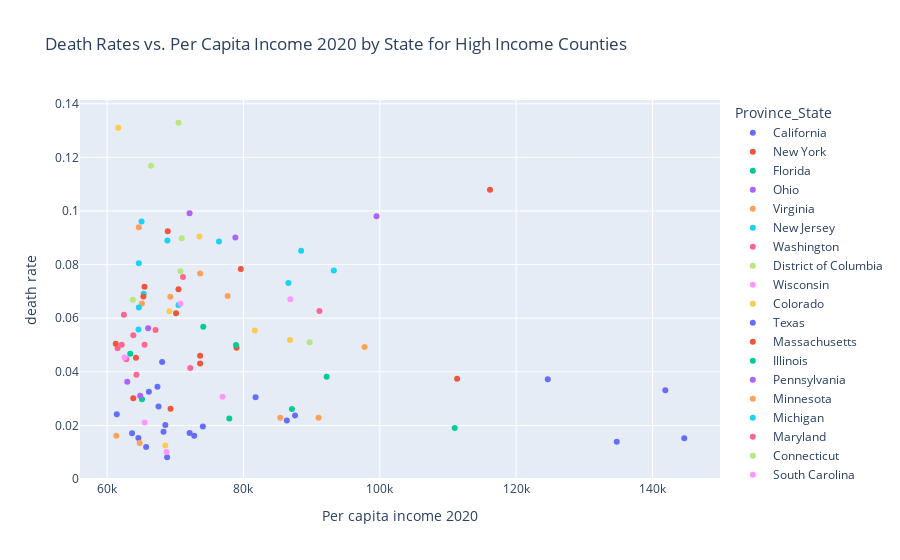

The code cell stored with this chart in its notebook:
### Markdown cell above
Scatter Plot of High Income Couunties by Death Rate:

### Code cell
px.scatter(high_income_counties, 
                 x='Per capita income 2020', 
                 y='death rate', 
                 color='Province_State', 
                 title='Death Rates vs. Per Capita Income 2020 by State for High Income Counties')

### Figure 1 — Plotly figure (JSON) as saved in the notebook; plotly's stock layout.template omitted (floating-point values rounded to 4 significant figures)
{"data": [{"hovertemplate": "Province_State=California<br>Per capita income 2020=%{x}<br>death rate=%{y}<extra></extra>", "legendgroup": "California", "marker": {"color": "#636efa", "symbol": "circle"}, "mode": "markers", "name": "California", "orientation": "v", "showlegend": true, "type": "scatter", "x": [144658, 141882, 134758, 124637, 87561, 86359, 74046, 68801, 68273, 67536, 67383], "xaxis": "x", "y": [0.01525, 0.03314, 0.01393, 0.03724, 0.02374, 0.02185, 0.01962, 0.008135, 0.01764, 0.02707, 0.03442], "yaxis": "y"}, {"hovertemplate": "Province_State=New York<br>Per capita income 2020=%{x}<br>death rate=%{y}<extra></extra>", "legendgroup": "New York", "marker": {"color": "#EF553B", "symbol": "circle"}, "mode": "markers", "name": "New York", "orientation": "v", "showlegend": true, "type": "scatter", "x": [116165, 111340, 78980.0, 73639, 69305, 64228, 63835], "xaxis": "x", "y": [0.108, 0.03737, 0.04897, 0.0431, 0.0262, 0.04529, 0.03014], "yaxis": "y"}, {"hovertemplate": "Province_State=Florida<br>Per capita income 2020=%{x}<br>death rate=%{y}<extra></extra>", "legendgroup": "Florida", "marker": {"color": "#00cc96", "symbol": "circle"}, "mode": "markers", "name": "Florida", "orientation": "v", "showlegend": true, "type": "scatter", "x": [110993, 92202, 87110, 74102], "xaxis": "x", "y": [0.01902, 0.03818, 0.02615, 0.05678], "yaxis": "y"}, {"hovertemplate": "Province_State=Ohio<br>Per capita income 2020=%{x}<br>death rate=%{y}<extra></extra>", "legendgroup": "Ohio", "marker": {"color": "#ab63fa", "symbol": "circle"}, "mode": "markers", "name": "Ohio", "orientation": "v", "showlegend": true, "type": "scatter", "x": [99517, 72092], "xaxis": "x", "y": [0.09802, 0.09912], "yaxis": "y"}, {"hovertemplate": "Province_State=Virginia<br>Per capita income 2020=%{x}<br>death rate=%{y}<extra></extra>", "legendgroup": "Virginia", "marker": {"color": "#FFA15A", "symbol": "circle"}, "mode": "markers", "name": "Virginia", "orientation": "v", "showlegend": true, "type": "scatter", "x": [97751, 91012, 85393, 73639, 69268, 65092], "xaxis": "x", "y": [0.04931, 0.02283, 0.02287, 0.07671, 0.06797, 0.06553], "yaxis": "y"}, {"hovertemplate": "Province_State=New Jersey<br>Per capita income 2020=%{x}<br>death rate=%{y}<extra></extra>", "legendgroup": "New Jersey", "marker": {"color": "#19d3f3", "symbol": "circle"}, "mode": "markers", "name": "New Jersey", "orientation": "v", "showlegend": true, "type": "scatter", "x": [93251, 88461, 86588, 70467, 68836, 65369, 65047, 64653], "xaxis": "x", "y": [0.07777, 0.08522, 0.07319, 0.06492, 0.08904, 0.06914, 0.09606, 0.06398], "yaxis": "y"}, {"hovertemplate": "Province_State=Washington<br>Per capita income 2020=%{x}<br>death rate=%{y}<extra></extra>", "legendgroup": "Washington", "marker": {"color": "#FF6692", "symbol": "circle"}, "mode": "markers", "name": "Washington", "orientation": "v", "showlegend": true, "type": "scatter", "x": [91139, 62805], "xaxis": "x", "y": [0.06269, 0.0447], "yaxis": "y"}, {"hovertemplate": "Province_State=District of Columbia<br>Per capita income 2020=%{x}<br>death rate=%{y}<extra></extra>", "legendgroup": "District of Columbia", "marker": {"color": "#B6E880", "symbol": "circle"}, "mode": "markers", "name": "District of Columbia", "orientation": "v", "showlegend": true, "type": "scatter", "x": [89703], "xaxis": "x", "y": [0.05104], "yaxis": "y"}, {"hovertemplate": "Province_State=Wisconsin<br>Per capita income 2020=%{x}<br>death rate=%{y}<extra></extra>", "legendgroup": "Wisconsin", "marker": {"color": "#FF97FF", "symbol": "circle"}, "mode": "markers", "name": "Wisconsin", "orientation": "v", "showlegend": true, "type": "scatter", "x": [86875, 76931, 65500], "xaxis": "x", "y": [0.06713, 0.03071, 0.02106], "yaxis": "y"}, {"hovertemplate": "Province_State=Colorado<br>Per capita income 2020=%{x}<br>death rate=%{y}<extra></extra>", "legendgroup": "Colorado", "marker": {"color": "#FECB52", "symbol": "circle"}, "mode": "markers", "name": "Colorado", "orientation": "v", "showlegend": true, "type": "scatter", "x": [86823, 81673, 73540, 69132], "xaxis": "x", "y": [0.0519, 0.05543, 0.09045, 0.06263], "yaxis": "y"}, {"hovertemplate": "Province_State=Texas<br>Per capita income 2020=%{x}<br>death rate=%{y}<extra></extra>", "legendgroup": "Texas", "marker": {"color": "#636efa", "symbol": "circle"}, "mode": "markers", "name": "Texas", "orientation": "v", "showlegend": true, "type": "scatter", "x": [81774, 72771, 72105, 68537, 68067, 66119, 64582, 63655], "xaxis": "x", "y": [0.03052, 0.01618, 0.01721, 0.02019, 0.04369, 0.03257, 0.01533, 0.01707], "yaxis": "y"}, {"hovertemplate": "Province_State=Massachusetts<br>Per capita income 2020=%{x}<br>death rate=%{y}<extra></extra>", "legendgroup": "Massachusetts", "marker": {"color": "#EF553B", "symbol": "circle"}, "mode": "markers", "name": "Massachusetts", "orientation": "v", "showlegend": true, "type": "scatter", "x": [79606, 73639, 70467, 70110.0, 68893, 65320.0], "xaxis": "x", "y": [0.0784, 0.046, 0.07079, 0.06188, 0.09249, 0.06812], "yaxis": "y"}, {"hovertemplate": "Province_State=Illinois<br>Per capita income 2020=%{x}<br>death rate=%{y}<extra></extra>", "legendgroup": "Illinois", "marker": {"color": "#00cc96", "symbol": "circle"}, "mode": "markers", "name": "Illinois", "orientation": "v", "showlegend": true, "type": "scatter", "x": [78904, 77922, 63390.0], "xaxis": "x", "y": [0.05003, 0.0226, 0.04676], "yaxis": "y"}, {"hovertemplate": "Province_State=Pennsylvania<br>Per capita income 2020=%{x}<br>death rate=%{y}<extra></extra>", "legendgroup": "Pennsylvania", "marker": {"color": "#ab63fa", "symbol": "circle"}, "mode": "markers", "name": "Pennsylvania", "orientation": "v", "showlegend": true, "type": "scatter", "x": [78810, 66014], "xaxis": "x", "y": [0.09011, 0.05625], "yaxis": "y"}, {"hovertemplate": "Province_State=Minnesota<br>Per capita income 2020=%{x}<br>death rate=%{y}<extra></extra>", "legendgroup": "Minnesota", "marker": {"color": "#FFA15A", "symbol": "circle"}, "mode": "markers", "name": "Minnesota", "orientation": "v", "showlegend": true, "type": "scatter", "x": [77672, 64650.0, 61338], "xaxis": "x", "y": [0.06829, 0.09395, 0.01618], "yaxis": "y"}, {"hovertemplate": "Province_State=Michigan<br>Per capita income 2020=%{x}<br>death rate=%{y}<extra></extra>", "legendgroup": "Michigan", "marker": {"color": "#19d3f3", "symbol": "circle"}, "mode": "markers", "name": "Michigan", "orientation": "v", "showlegend": true, "type": "scatter", "x": [76404, 64606], "xaxis": "x", "y": [0.08866, 0.05578], "yaxis": "y"}, {"hovertemplate": "Province_State=Maryland<br>Per capita income 2020=%{x}<br>death rate=%{y}<extra></extra>", "legendgroup": "Maryland", "marker": {"color": "#FF6692", "symbol": "circle"}, "mode": "markers", "name": "Maryland", "orientation": "v", "showlegend": true, "type": "scatter", "x": [72194, 71124, 67104, 65495, 63845, 62459, 62146], "xaxis": "x", "y": [0.04143, 0.07534, 0.0556, 0.05014, 0.05362, 0.06133, 0.05015], "yaxis": "y"}, {"hovertemplate": "Province_State=Connecticut<br>Per capita income 2020=%{x}<br>death rate=%{y}<extra></extra>", "legendgroup": "Connecticut", "marker": {"color": "#B6E880", "symbol": "circle"}, "mode": "markers", "name": "Connecticut", "orientation": "v", "showlegend": true, "type": "scatter", "x": [70947, 70760.0, 70467, 66436], "xaxis": "x", "y": [0.0898, 0.0775, 0.1329, 0.1169], "yaxis": "y"}, {"hovertemplate": "Province_State=South Carolina<br>Per capita income 2020=%{x}<br>death rate=%{y}<extra></extra>", "legendgroup": "South Carolina", "marker": {"color": "#FF97FF", "symbol": "circle"}, "mode": "markers", "name": "South Carolina", "orientation": "v", "showlegend": true, "type": "scatter", "x": [70760.0, 68698], "xaxis": "x", "y": [0.0655, 0.01011], "yaxis": "y"}, {"hovertemplate": "Province_State=Tennessee<br>Per capita income 2020=%{x}<br>death rate=%{y}<extra></extra>", "legendgroup": "Tennessee", "marker": {"color": "#FECB52", "symbol": "circle"}, "mode": "markers", "name": "Tennessee", "orientation": "v", "showlegend": true, "type": "scatter", "x": [68537], "xaxis": "x", "y": [0.01255], "yaxis": "y"}, {"hovertemplate": "Province_State=North Carolina<br>Per capita income 2020=%{x}<br>death rate=%{y}<extra></extra>", "legendgroup": "North Carolina", "marker": {"color": "#636efa", "symbol": "circle"}, "mode": "markers", "name": "North Carolina", "orientation": "v", "showlegend": true, "type": "scatter", "x": [65717], "xaxis": "x", "y": [0.01196], "yaxis": "y"}, {"hovertemplate": "Province_State=Louisiana<br>Per capita income 2020=%{x}<br>death rate=%{y}<extra></extra>", "legendgroup": "Louisiana", "marker": {"color": "#EF553B", "symbol": "circle"}, "mode": "markers", "name": "Louisiana", "orientation": "v", "showlegend": true, "type": "scatter", "x": [65486], "xaxis": "x", "y": [0.07171], "yaxis": "y"}, {"hovertemplate": "Province_State=Nevada<br>Per capita income 2020=%{x}<br>death rate=%{y}<extra></extra>", "legendgroup": "Nevada", "marker": {"color": "#00cc96", "symbol": "circle"}, "mode": "markers", "name": "Nevada", "orientation": "v", "showlegend": true, "type": "scatter", "x": [65110], "xaxis": "x", "y": [0.02977], "yaxis": "y"}, {"hovertemplate": "Province_State=Oregon<br>Per capita income 2020=%{x}<br>death rate=%{y}<extra></extra>", "legendgroup": "Oregon", "marker": {"color": "#ab63fa", "symbol": "circle"}, "mode": "markers", "name": "Oregon", "orientation": "v", "showlegend": true, "type": "scatter", "x": [64848, 62954], "xaxis": "x", "y": [0.03109, 0.0363], "yaxis": "y"}, {"hovertemplate": "Province_State=South Dakota<br>Per capita income 2020=%{x}<br>death rate=%{y}<extra></extra>", "legendgroup": "South Dakota", "marker": {"color": "#FFA15A", "symbol": "circle"}, "mode": "markers", "name": "South Dakota", "orientation": "v", "showlegend": true, "type": "scatter", "x": [64774], "xaxis": "x", "y": [0.01341], "yaxis": "y"}, {"hovertemplate": "Province_State=Missouri<br>Per capita income 2020=%{x}<br>death rate=%{y}<extra></extra>", "legendgroup": "Missouri", "marker": {"color": "#19d3f3", "symbol": "circle"}, "mode": "markers", "name": "Missouri", "orientation": "v", "showlegend": true, "type": "scatter", "x": [64650.0], "xaxis": "x", "y": [0.08048], "yaxis": "y"}, {"hovertemplate": "Province_State=New Hampshire<br>Per capita income 2020=%{x}<br>death rate=%{y}<extra></extra>", "legendgroup": "New Hampshire", "marker": {"color": "#FF6692", "symbol": "circle"}, "mode": "markers", "name": "New Hampshire", "orientation": "v", "showlegend": true, "type": "scatter", "x": [64297, 61530.0], "xaxis": "x", "y": [0.03894, 0.04878], "yaxis": "y"}, {"hovertemplate": "Province_State=Vermont<br>Per capita income 2020=%{x}<br>death rate=%{y}<extra></extra>", "legendgroup": "Vermont", "marker": {"color": "#B6E880", "symbol": "circle"}, "mode": "markers", "name": "Vermont", "orientation": "v", "showlegend": true, "type": "scatter", "x": [63772], "xaxis": "x", "y": [0.06686], "yaxis": "y"}, {"hovertemplate": "Province_State=Georgia<br>Per capita income 2020=%{x}<br>death rate=%{y}<extra></extra>", "legendgroup": "Georgia", "marker": {"color": "#FF97FF", "symbol": "circle"}, "mode": "markers", "name": "Georgia", "orientation": "v", "showlegend": true, "type": "scatter", "x": [62551], "xaxis": "x", "y": [0.04539], "yaxis": "y"}, {"hovertemplate": "Province_State=Indiana<br>Per capita income 2020=%{x}<br>death rate=%{y}<extra></extra>", "legendgroup": "Indiana", "marker": {"color": "#FECB52", "symbol": "circle"}, "mode": "markers", "name": "Indiana", "orientation": "v", "showlegend": true, "type": "scatter", "x": [61644], "xaxis": "x", "y": [0.131], "yaxis": "y"}, {"hovertemplate": "Province_State=Oklahoma<br>Per capita income 2020=%{x}<br>death rate=%{y}<extra></extra>", "legendgroup": "Oklahoma", "marker": {"color": "#636efa", "symbol": "circle"}, "mode": "markers", "name": "Oklahoma", "orientation": "v", "showlegend": true, "type": "scatter", "x": [61416], "xaxis": "x", "y": [0.02421], "yaxis": "y"}, {"hovertemplate": "Province_State=Kentucky<br>Per capita income 2020=%{x}<br>death rate=%{y}<extra></extra>", "legendgroup": "Kentucky", "marker": {"color": "#EF553B", "symbol": "circle"}, "mode": "markers", "name": "Kentucky", "orientation": "v", "showlegend": true, "type": "scatter", "x": [61264], "xaxis": "x", "y": [0.0505], "yaxis": "y"}], "layout": {"legend": {"title": {"text": "Province_State"}, "tracegroupgap": 0}, "title": {"text": "Death Rates vs. Per Capita Income 2020 by State for High Income Counties"}, "xaxis": {"anchor": "y", "domain": [0, 1], "title": {"text": "Per capita income 2020"}}, "yaxis": {"anchor": "x", "domain": [0, 1], "title": {"text": "death rate"}}}}
